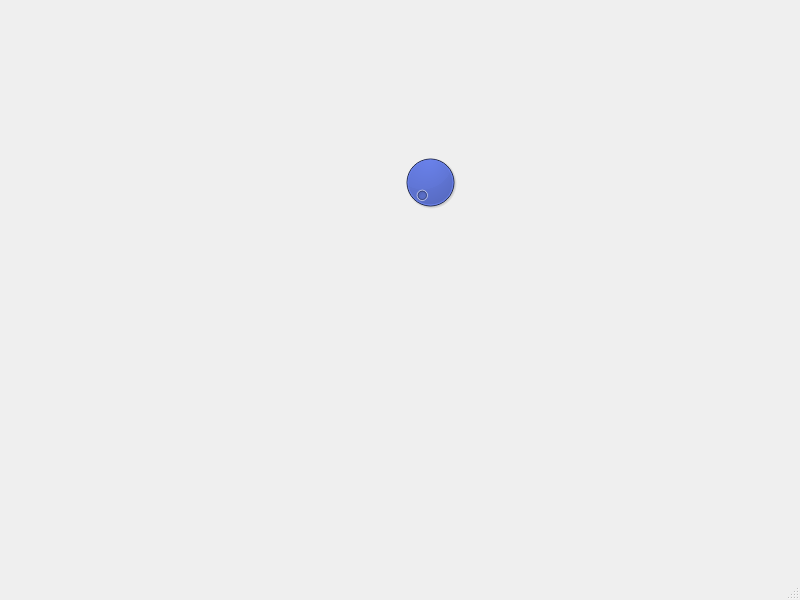
<?xml version="1.0" encoding="UTF-8"?>
<ui version="4.0">
 <class>MainWindow</class>
 <widget class="QMainWindow" name="MainWindow">
  <property name="geometry">
   <rect>
    <x>0</x>
    <y>0</y>
    <width>800</width>
    <height>600</height>
   </rect>
  </property>
  <property name="windowTitle">
   <string>MainWindow</string>
  </property>
  <widget class="QWidget" name="centralwidget">
   <widget class="QDial" name="dial">
    <property name="geometry">
     <rect>
      <x>400</x>
      <y>150</y>
      <width>60</width>
      <height>64</height>
     </rect>
    </property>
    <property name="palette">
     <palette>
      <active>
       <colorrole role="WindowText">
        <brush brushstyle="SolidPattern">
         <color alpha="255">
          <red>0</red>
          <green>0</green>
          <blue>0</blue>
         </color>
        </brush>
       </colorrole>
       <colorrole role="Button">
        <brush brushstyle="SolidPattern">
         <color alpha="255">
          <red>0</red>
          <green>36</green>
          <blue>213</blue>
         </color>
        </brush>
       </colorrole>
       <colorrole role="Light">
        <brush brushstyle="SolidPattern">
         <color alpha="255">
          <red>64</red>
          <green>97</green>
          <blue>255</blue>
         </color>
        </brush>
       </colorrole>
       <colorrole role="Midlight">
        <brush brushstyle="SolidPattern">
         <color alpha="255">
          <red>32</red>
          <green>66</green>
          <blue>234</blue>
         </color>
        </brush>
       </colorrole>
       <colorrole role="Dark">
        <brush brushstyle="SolidPattern">
         <color alpha="255">
          <red>0</red>
          <green>18</green>
          <blue>106</blue>
         </color>
        </brush>
       </colorrole>
       <colorrole role="Mid">
        <brush brushstyle="SolidPattern">
         <color alpha="255">
          <red>0</red>
          <green>24</green>
          <blue>142</blue>
         </color>
        </brush>
       </colorrole>
       <colorrole role="Text">
        <brush brushstyle="SolidPattern">
         <color alpha="255">
          <red>0</red>
          <green>0</green>
          <blue>0</blue>
         </color>
        </brush>
       </colorrole>
       <colorrole role="BrightText">
        <brush brushstyle="SolidPattern">
         <color alpha="255">
          <red>255</red>
          <green>255</green>
          <blue>255</blue>
         </color>
        </brush>
       </colorrole>
       <colorrole role="ButtonText">
        <brush brushstyle="SolidPattern">
         <color alpha="255">
          <red>0</red>
          <green>0</green>
          <blue>0</blue>
         </color>
        </brush>
       </colorrole>
       <colorrole role="Base">
        <brush brushstyle="SolidPattern">
         <color alpha="255">
          <red>255</red>
          <green>255</green>
          <blue>255</blue>
         </color>
        </brush>
       </colorrole>
       <colorrole role="Window">
        <brush brushstyle="SolidPattern">
         <color alpha="255">
          <red>0</red>
          <green>36</green>
          <blue>213</blue>
         </color>
        </brush>
       </colorrole>
       <colorrole role="Shadow">
        <brush brushstyle="SolidPattern">
         <color alpha="255">
          <red>0</red>
          <green>0</green>
          <blue>0</blue>
         </color>
        </brush>
       </colorrole>
       <colorrole role="AlternateBase">
        <brush brushstyle="SolidPattern">
         <color alpha="255">
          <red>127</red>
          <green>145</green>
          <blue>234</blue>
         </color>
        </brush>
       </colorrole>
       <colorrole role="ToolTipBase">
        <brush brushstyle="SolidPattern">
         <color alpha="255">
          <red>255</red>
          <green>255</green>
          <blue>220</blue>
         </color>
        </brush>
       </colorrole>
       <colorrole role="ToolTipText">
        <brush brushstyle="SolidPattern">
         <color alpha="255">
          <red>0</red>
          <green>0</green>
          <blue>0</blue>
         </color>
        </brush>
       </colorrole>
       <colorrole role="PlaceholderText">
        <brush brushstyle="SolidPattern">
         <color alpha="127">
          <red>0</red>
          <green>0</green>
          <blue>0</blue>
         </color>
        </brush>
       </colorrole>
       <colorrole role="Accent">
        <brush brushstyle="SolidPattern">
         <color alpha="255">
          <red>255</red>
          <green>255</green>
          <blue>255</blue>
         </color>
        </brush>
       </colorrole>
      </active>
      <inactive>
       <colorrole role="WindowText">
        <brush brushstyle="SolidPattern">
         <color alpha="255">
          <red>0</red>
          <green>0</green>
          <blue>0</blue>
         </color>
        </brush>
       </colorrole>
       <colorrole role="Button">
        <brush brushstyle="SolidPattern">
         <color alpha="255">
          <red>0</red>
          <green>36</green>
          <blue>213</blue>
         </color>
        </brush>
       </colorrole>
       <colorrole role="Light">
        <brush brushstyle="SolidPattern">
         <color alpha="255">
          <red>64</red>
          <green>97</green>
          <blue>255</blue>
         </color>
        </brush>
       </colorrole>
       <colorrole role="Midlight">
        <brush brushstyle="SolidPattern">
         <color alpha="255">
          <red>32</red>
          <green>66</green>
          <blue>234</blue>
         </color>
        </brush>
       </colorrole>
       <colorrole role="Dark">
        <brush brushstyle="SolidPattern">
         <color alpha="255">
          <red>0</red>
          <green>18</green>
          <blue>106</blue>
         </color>
        </brush>
       </colorrole>
       <colorrole role="Mid">
        <brush brushstyle="SolidPattern">
         <color alpha="255">
          <red>0</red>
          <green>24</green>
          <blue>142</blue>
         </color>
        </brush>
       </colorrole>
       <colorrole role="Text">
        <brush brushstyle="SolidPattern">
         <color alpha="255">
          <red>0</red>
          <green>0</green>
          <blue>0</blue>
         </color>
        </brush>
       </colorrole>
       <colorrole role="BrightText">
        <brush brushstyle="SolidPattern">
         <color alpha="255">
          <red>255</red>
          <green>255</green>
          <blue>255</blue>
         </color>
        </brush>
       </colorrole>
       <colorrole role="ButtonText">
        <brush brushstyle="SolidPattern">
         <color alpha="255">
          <red>0</red>
          <green>0</green>
          <blue>0</blue>
         </color>
        </brush>
       </colorrole>
       <colorrole role="Base">
        <brush brushstyle="SolidPattern">
         <color alpha="255">
          <red>255</red>
          <green>255</green>
          <blue>255</blue>
         </color>
        </brush>
       </colorrole>
       <colorrole role="Window">
        <brush brushstyle="SolidPattern">
         <color alpha="255">
          <red>0</red>
          <green>36</green>
          <blue>213</blue>
         </color>
        </brush>
       </colorrole>
       <colorrole role="Shadow">
        <brush brushstyle="SolidPattern">
         <color alpha="255">
          <red>0</red>
          <green>0</green>
          <blue>0</blue>
         </color>
        </brush>
       </colorrole>
       <colorrole role="AlternateBase">
        <brush brushstyle="SolidPattern">
         <color alpha="255">
          <red>127</red>
          <green>145</green>
          <blue>234</blue>
         </color>
        </brush>
       </colorrole>
       <colorrole role="ToolTipBase">
        <brush brushstyle="SolidPattern">
         <color alpha="255">
          <red>255</red>
          <green>255</green>
          <blue>220</blue>
         </color>
        </brush>
       </colorrole>
       <colorrole role="ToolTipText">
        <brush brushstyle="SolidPattern">
         <color alpha="255">
          <red>0</red>
          <green>0</green>
          <blue>0</blue>
         </color>
        </brush>
       </colorrole>
       <colorrole role="PlaceholderText">
        <brush brushstyle="SolidPattern">
         <color alpha="127">
          <red>0</red>
          <green>0</green>
          <blue>0</blue>
         </color>
        </brush>
       </colorrole>
       <colorrole role="Accent">
        <brush brushstyle="SolidPattern">
         <color alpha="255">
          <red>255</red>
          <green>255</green>
          <blue>255</blue>
         </color>
        </brush>
       </colorrole>
      </inactive>
      <disabled>
       <colorrole role="WindowText">
        <brush brushstyle="SolidPattern">
         <color alpha="255">
          <red>0</red>
          <green>18</green>
          <blue>106</blue>
         </color>
        </brush>
       </colorrole>
       <colorrole role="Button">
        <brush brushstyle="SolidPattern">
         <color alpha="255">
          <red>0</red>
          <green>36</green>
          <blue>213</blue>
         </color>
        </brush>
       </colorrole>
       <colorrole role="Light">
        <brush brushstyle="SolidPattern">
         <color alpha="255">
          <red>64</red>
          <green>97</green>
          <blue>255</blue>
         </color>
        </brush>
       </colorrole>
       <colorrole role="Midlight">
        <brush brushstyle="SolidPattern">
         <color alpha="255">
          <red>32</red>
          <green>66</green>
          <blue>234</blue>
         </color>
        </brush>
       </colorrole>
       <colorrole role="Dark">
        <brush brushstyle="SolidPattern">
         <color alpha="255">
          <red>0</red>
          <green>18</green>
          <blue>106</blue>
         </color>
        </brush>
       </colorrole>
       <colorrole role="Mid">
        <brush brushstyle="SolidPattern">
         <color alpha="255">
          <red>0</red>
          <green>24</green>
          <blue>142</blue>
         </color>
        </brush>
       </colorrole>
       <colorrole role="Text">
        <brush brushstyle="SolidPattern">
         <color alpha="255">
          <red>0</red>
          <green>18</green>
          <blue>106</blue>
         </color>
        </brush>
       </colorrole>
       <colorrole role="BrightText">
        <brush brushstyle="SolidPattern">
         <color alpha="255">
          <red>255</red>
          <green>255</green>
          <blue>255</blue>
         </color>
        </brush>
       </colorrole>
       <colorrole role="ButtonText">
        <brush brushstyle="SolidPattern">
         <color alpha="255">
          <red>0</red>
          <green>18</green>
          <blue>106</blue>
         </color>
        </brush>
       </colorrole>
       <colorrole role="Base">
        <brush brushstyle="SolidPattern">
         <color alpha="255">
          <red>0</red>
          <green>36</green>
          <blue>213</blue>
         </color>
        </brush>
       </colorrole>
       <colorrole role="Window">
        <brush brushstyle="SolidPattern">
         <color alpha="255">
          <red>0</red>
          <green>36</green>
          <blue>213</blue>
         </color>
        </brush>
       </colorrole>
       <colorrole role="Shadow">
        <brush brushstyle="SolidPattern">
         <color alpha="255">
          <red>0</red>
          <green>0</green>
          <blue>0</blue>
         </color>
        </brush>
       </colorrole>
       <colorrole role="AlternateBase">
        <brush brushstyle="SolidPattern">
         <color alpha="255">
          <red>0</red>
          <green>36</green>
          <blue>213</blue>
         </color>
        </brush>
       </colorrole>
       <colorrole role="ToolTipBase">
        <brush brushstyle="SolidPattern">
         <color alpha="255">
          <red>255</red>
          <green>255</green>
          <blue>220</blue>
         </color>
        </brush>
       </colorrole>
       <colorrole role="ToolTipText">
        <brush brushstyle="SolidPattern">
         <color alpha="255">
          <red>0</red>
          <green>0</green>
          <blue>0</blue>
         </color>
        </brush>
       </colorrole>
       <colorrole role="PlaceholderText">
        <brush brushstyle="SolidPattern">
         <color alpha="127">
          <red>0</red>
          <green>18</green>
          <blue>106</blue>
         </color>
        </brush>
       </colorrole>
       <colorrole role="Accent">
        <brush brushstyle="SolidPattern">
         <color alpha="255">
          <red>22</red>
          <green>61</green>
          <blue>255</blue>
         </color>
        </brush>
       </colorrole>
      </disabled>
     </palette>
    </property>
    <property name="mouseTracking">
     <bool>false</bool>
    </property>
   </widget>
  </widget>
  <widget class="QMenuBar" name="menubar">
   <property name="geometry">
    <rect>
     <x>0</x>
     <y>0</y>
     <width>800</width>
     <height>36</height>
    </rect>
   </property>
  </widget>
  <widget class="QStatusBar" name="statusbar"/>
 </widget>
 <resources/>
 <connections/>
</ui>
